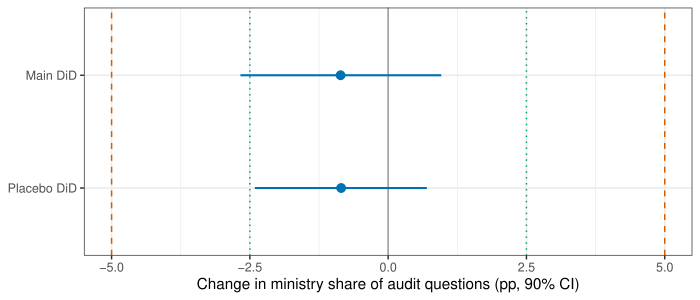

Source code (R):
# Auto-generated figure for article
Sys.setenv(KBL_DATA = "/Users/kyusik/kna/data/processed")
# Figure 2: Equivalence bounds for main and placebo estimates
# 90% CIs from the replication pipeline (TOST re-read of frozen fits)
library(ggplot2)
eq <- data.frame(
  test = c("Main DiD", "Placebo DiD"),
  b  = c(-0.86, -0.85),
  lo = c(-2.67, -2.41),
  hi = c(0.96, 0.70))
eq$test <- factor(eq$test, levels = rev(eq$test))
ggplot(eq, aes(x = b, y = test)) +
  geom_vline(xintercept = c(-5, 5), linetype = "dashed",
             colour = "#D55E00") +
  geom_vline(xintercept = c(-2.5, 2.5), linetype = "dotted",
             colour = "#009E73") +
  geom_vline(xintercept = 0, colour = "grey60") +
  geom_pointrange(aes(xmin = lo, xmax = hi), colour = "#0072B2",
                  linewidth = 0.7) +
  labs(x = "Change in ministry share of audit questions (pp, 90% CI)",
       y = NULL) +
  theme_bw(base_size = 11)
ggsave("/Users/kyusik/Desktop/kyusik-github/kna-research-agents/articles/figures/2026-08-24_r27/fig_2.pdf", width = 7, height = 3)
